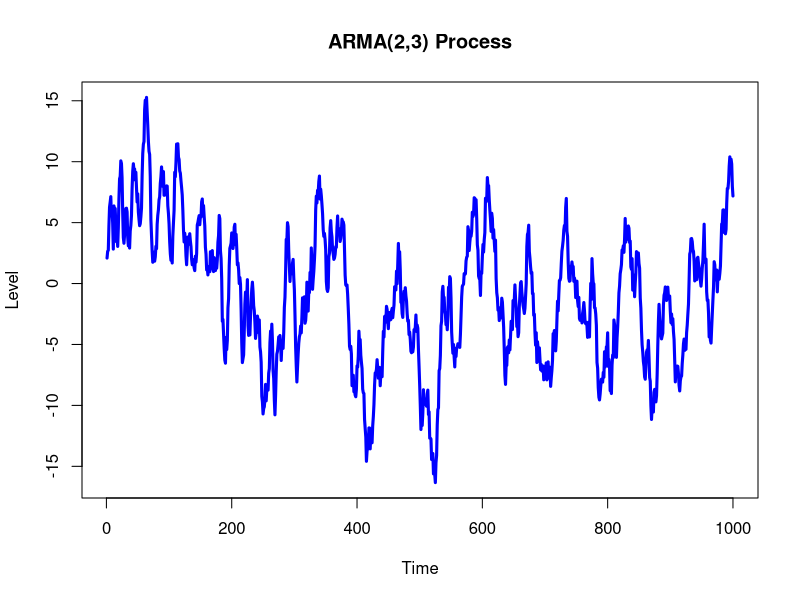
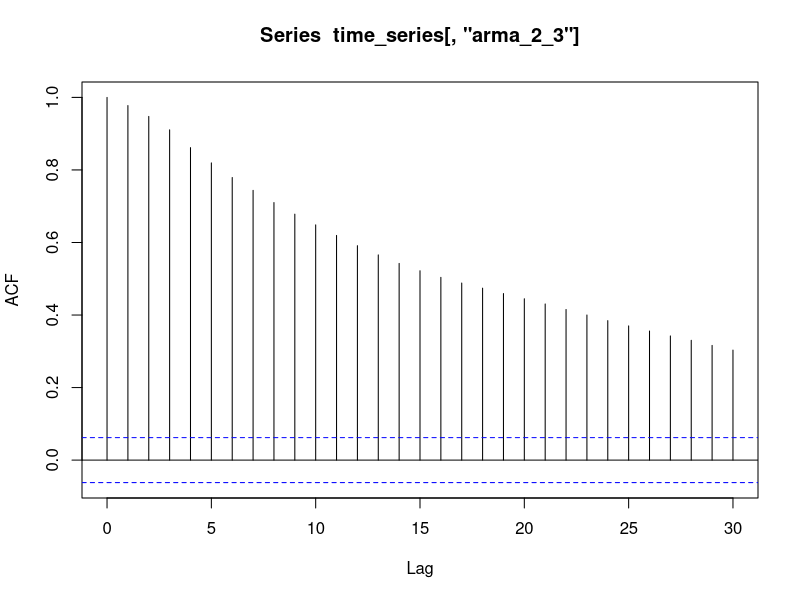
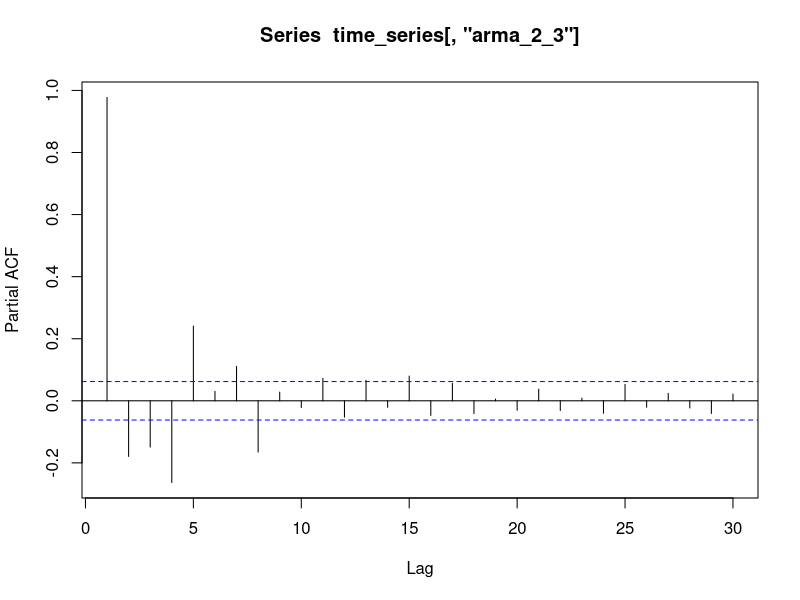

Write R code to recreate these figures, in order.
################################################################################
# 
# ECON 853: Time Series Econometrics
# Introductory Examples
# 
# Lee Morin, Ph.D.
# Adjunct Assistant Professor
# Queen's University
# 
# February 8, 2018
# 
################################################################################
# 
# This program provides examples of hypothesis tests in ARMA models.
# 
# 
# 
################################################################################


################################################################################
# Setup Workspace and Load Libraries
################################################################################

# Clear workspace.
rm(list=ls(all=TRUE))

# Load libraries for time series analysis.

# install.packages('timeSeries')
# library(timeSeries)

# install.packages('xts')
# library(xts)

# install.packages('tseries')
# library(tseries)

# install.packages('forecast')
# library(forecast)

# install.packages('numDeriv')
library(numDeriv)


################################################################################
# Realization of an ARMA Model
################################################################################

#--------------------------------------------------------------------------------
# Set Parameters and Generate Data for ARMA(2,3)
#--------------------------------------------------------------------------------

set.seed(1234)

# Set length of series.
num_obs <- 1000

# Autoregressive coefficients.
phi_1_1 <- 0.60     # Autoregressive parameter
phi_1_2 <- 0.35     # Autoregressive parameter

# Moving average coefficients.
theta_1_1 <- 0.60     
theta_1_2 <- 0.25     
theta_1_3 <- 0.55

# Variance of innovations.
sigma_2 <- 1


# Initialize time series.
time_series <- data.frame(time = 1:num_obs,
                          arma_2_3 = numeric(num_obs))

# Generate realization of ARMA model.
time_series[, 'arma_2_3'] <- arima.sim(n = num_obs, list(ar = c(phi_1_1, phi_1_2), 
                                                         ma = c(theta_1_1, theta_1_2, theta_1_3)),
                                       sd = sqrt(sigma_2))

colnames(time_series)

summary(time_series)


#--------------------------------------------------------------------------------
# Plot the series
#--------------------------------------------------------------------------------

# Start with a blank plot to set the axes and labels.
plot(time_series[, 'time'], 
     time_series[, 'arma_2_3'], 
     type = 'n',
     main = 'ARMA(2,3) Process', 
     xlab = 'Time', 
     ylab = 'Level')
# Fill in with a line plot with settings for line style.
lines(time_series[, 'time'], 
      time_series[, 'arma_2_3'],
      type = 'l', 
      lwd = 3,
      col = 'blue')




#--------------------------------------------------------------------------------
# Identification.
#--------------------------------------------------------------------------------

acf(time_series[, 'arma_2_3'])

pacf(time_series[, 'arma_2_3'])


#--------------------------------------------------------------------------------
# Estimation with correctly specified model.
#--------------------------------------------------------------------------------

arma_2_3_arima <- arima(time_series[, 'arma_2_3'], order = c(2,0,3))


arma_2_3_arima$coef
arma_2_3_arima$var.coef

# Individual z-statistics on the coefficients.
arma_2_3_stats <- data.frame(coef = arma_2_3_arima$coef,
                             std_err = sqrt(diag(arma_2_3_arima$var.coef)))

arma_2_3_stats[, 'z_stat'] <- arma_2_3_stats[, 'coef']/arma_2_3_stats[, 'std_err']
arma_2_3_stats[, 'p_value'] <- pnorm(q = abs(arma_2_3_stats[, 'z_stat']), 
                                     mean = 0, sd = 1, lower.tail = FALSE) * 2 # Two-tailed test.
arma_2_3_stats

# Note: p-values are calculated under normal assumption.

# Note: A z-test is a one-dimensional Wald statistic.


#--------------------------------------------------------------------------------
# Estimation with Overspecification.
#--------------------------------------------------------------------------------

arma_3_3_arima <- arima(time_series[, 'arma_2_3'], order = c(3,0,3))


# Individual z-statistics on the coefficients for this model.
arma_3_3_stats <- data.frame(coef = arma_3_3_arima$coef,
                             std_err = sqrt(diag(arma_3_3_arima$var.coef)))

arma_3_3_stats[, 'z_stat'] <- arma_3_3_stats[, 'coef']/arma_3_3_stats[, 'std_err']
arma_3_3_stats[, 'p_value'] <- pnorm(q = abs(arma_3_3_stats[, 'z_stat']), 
                                     mean = 0, sd = 1, lower.tail = FALSE) * 2 # Two-tailed test.
arma_3_3_stats


#--------------------------------------------------------------------------------
# Likelihood Ratio Test.
#--------------------------------------------------------------------------------

# Calculated from optimized values of likelihood functions from each model.

# Reminder of the attributes of the arima model object.
attributes(arma_2_3_arima)

# UNrestricted model is ARMA(3,3)
arma_3_3_arima$loglik

# Restricted model is ARMA(2,3)
arma_2_3_arima$loglik

# Calculate the value of the likelihood ratio statistic.
lr_stat <- - 2*(arma_2_3_arima$loglik - arma_3_3_arima$loglik)

# One restricted parameter implies one degree of freedom.
lr_df <- 1

# p-value for the likelihood ratio statistic.
lr_p_value <- pchisq(lr_stat, df = lr_df, ncp = 0, lower.tail = FALSE)


# Test provides no evidence against the null hypothesis that the restriction holds.
lr_stat
lr_p_value



#--------------------------------------------------------------------------------
# Wald Test.
#--------------------------------------------------------------------------------

# Test a restriction on the vector of parameter estimates from UNrestricted model: ARMA(3,3)
arma_3_3_arima$coef

# Construct a selection matrix and restriction vector for the restriction that phi_1_3 = 0.
# i.e. an ARMA(2,3) is the correct model.
restrict_val <- 0
restrict_mat <- matrix(rep(0,7), nrow = 1, ncol = 7)
colnames(restrict_mat) <- names(arma_3_3_arima$coef)
restrict_mat[1, 'ar3'] <- 1

# Trust but verify.
restrict_mat
restrict_mat * arma_3_3_arima$coef


# Note the data types.
class(restrict_mat) # A matrix
class(arma_3_3_arima$coef) # A vector
psi_hat <- as.matrix(arma_3_3_arima$coef)
restrict_mat %*% psi_hat


# Testing the restriction that the following is zero.
wald_test_rest <- restrict_mat %*% psi_hat - restrict_val
wald_test_rest


# Calculate quadratic form.
# The solve(A) function with one argument will invert the matrix A.
# i.e. it solves AX = I for X, with I the default second argument.
wald_test_stat <- t(wald_test_rest) * 
  solve(restrict_mat %*% arma_3_3_arima$var.coef %*% t(restrict_mat)) * 
  wald_test_rest
wald_test_stat



# Sense check against previously calculated z-statistics.
restrict_mat %*% arma_3_3_arima$var.coef %*% t(restrict_mat) - arma_3_3_arima$var.coef['ar3', 'ar3']
wald_test_stat - arma_3_3_stats['ar3', 'z_stat']^2
# Both are numerically zero, as expected.


# p-value for the likelihood ratio statistic.
wald_df <- nrow(restrict_mat)
wald_p_value <- pchisq(wald_test_stat, df = wald_df, ncp = 0, lower.tail = FALSE)


# Test provides no evidence against the null hypothesis that the restriction holds.
wald_test_stat
wald_p_value



#--------------------------------------------------------------------------------
# Lagrange Multiplier Test.
#--------------------------------------------------------------------------------

# Requires derivatives of the likelihood function.

# Write a function for the value of the likelihood function from the parameters.
# Note that the fixed argument allows us to constrain the value of a specific parameter.
#   In this case, we are fixing all of them.
#   Only the parameters with missing values will be estimated.
arma_3_3_arima_like <- function(params) {
  
  # 'Estimate' the model constrained to the estiamtes.
  arima_model <- arima(time_series[, 'arma_2_3'], order = c(3,0,3), 
                       fixed = params)
  
  # Extract and return the value of the likelihood function.
  return(arima_model$loglik)
  
}

# Evaluate it at the estimted coefficients.
arma_3_3_arima_like(arma_3_3_arima$coef)

# Compare with the estimated value.
arma_3_3_arima$loglik


# Check the derivative of this function at the estimaed coefficients.
grad(func = arma_3_3_arima_like, x = arma_3_3_arima$coef, method="Richardson")

# Calculate the derivatives at the restricted model.
# Start with the full model for correct dimensions.
arma_3_3_arima_rest_coef <- arma_3_3_arima$coef
# Zero out the coefficient dropped from the restriction.
arma_3_3_arima_rest_coef['ar3'] <- 0
# Overwrite the remaining coefficients with the restricted estimates.
arma_3_3_arima_rest_coef[names(arma_2_3_arima$coef)] <- arma_2_3_arima$coef


# Check for accuracy.
arma_3_3_arima_rest_coef
arma_2_3_arima$coef


# Check the derivative of the likelihood wrt the parameters at the restricted estimates. 
grad(func = arma_3_3_arima_like, x = arma_3_3_arima_rest_coef)
# Note that the largest partial derivative is at the restricted parameter.



# Score vector is the first term in the Lagrange multiplier statistic.
# Requires the gradient vector in matrix form.
d_L_d_psi <- as.matrix(grad(func = arma_3_3_arima_like, x = arma_3_3_arima_rest_coef))


# Calculate the Lagrange multiplier statistic.
lm_stat <- t(d_L_d_psi) %*% (arma_3_3_arima$var.coef) %*% d_L_d_psi



# p-value for the likelihood ratio statistic.
lm_df <- 1
lm_p_value <- pchisq(lm_stat, df = wald_df, ncp = 0, lower.tail = FALSE)


# Test provides no evidence against the null hypothesis that the restriction holds.
lm_stat
lm_p_value



################################################################################
# Exercise: Simulation of an ARMA Model
################################################################################

#--------------------------------------------------------------------------------
# Set Additional Parameters for Simulation
#--------------------------------------------------------------------------------

# Set number of replications.
num_reps <- 999

# Initialize a data fram to store the results.
# arima_sim_stats <- data.frame()



#--------------------------------------------------------------------------------
# Run Simulation
#--------------------------------------------------------------------------------

for (rep_num in 1:num_reps) {
  
  # Generate a realization.
  
  
  # Estimate the model.
  
  
  # Calculate desired test statistics.
  # value_of_stat <- 42
  
  # Store the estimation results.
  # arima_sim_stats[rep_num, 'name_of_stat'] <- value_of_stat
  
}



#--------------------------------------------------------------------------------
# Plot a histogram of the test statistics.
#--------------------------------------------------------------------------------

# Summary statistics
# summary(arima_sim_stats)


# Plot a histogram of the test statistics.

# Hint: hist() function will plot a histogram.



#--------------------------------------------------------------------------------
# Comparison of Realized Statistics with Distribution
#--------------------------------------------------------------------------------

# Determine the ranking of the statistic from the sample within the distribution
# produced through the simulation.







################################################################################
# End
################################################################################
